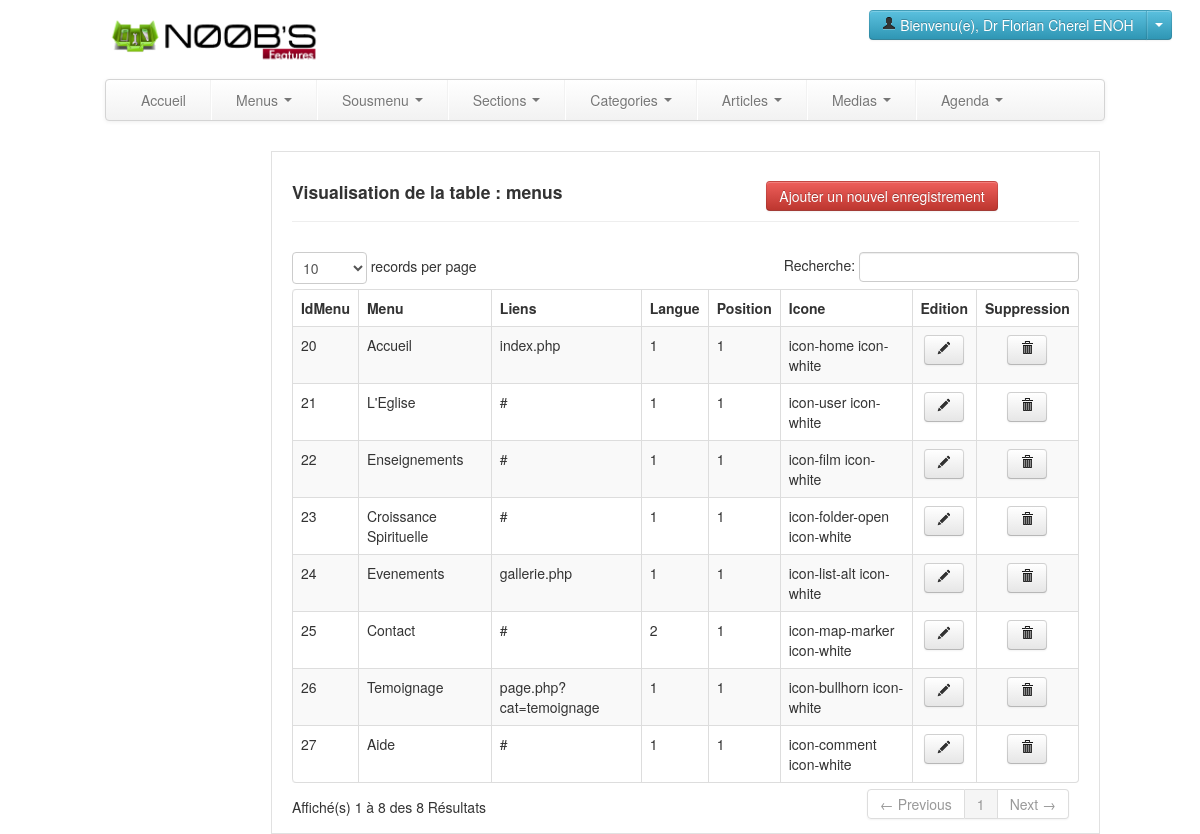
Page /myadmin/visualiseur.php?form=menus (signed in) on the committed database.
### tables this page shows
CREATE TABLE IF NOT EXISTS `menus` (
  `idMenu` int(11) NOT NULL AUTO_INCREMENT,
  `textMenu` varchar(45) DEFAULT NULL,
  `liensMenu` varchar(255) NOT NULL,
  `lang_id` int(11) NOT NULL,
  `positions_idPosition` int(11) NOT NULL,
  `icone` varchar(50) NOT NULL,
  PRIMARY KEY (`idMenu`),
  KEY `fk_menus_positions1_idx` (`positions_idPosition`)
);

### myadmin/required/class/mysql.class.php (called while the page is built, shortened)
<?php
	class MysqlConnect
	{
		public function Connecter()
		{
			if($this->connex = mysql_connect(self::SERVER,self::USER,self::PWD)){
				if($this->tb = mysql_select_db(self::DB,$this->connex)){
					return true;
				}else{
					return mysql_error();
				}
			}else{
				return mysql_error();
			}
		}
	}
?>

### myadmin/required/class/queries.class.php (called while the page is built, shortened)
<?php
	require_once('mysql.class.php');
	class GeneralsQueries extends MysqlConnect{
		public $table;
		public $valeurs;
		public $champs;
		public function Protection($donnees){
			if($this->Connecter()){
				return mysql_real_escape_string(htmlentities($donnees));
				}
		}
		public function Select(){
			if($this->Connecter()){
				$selection = "SELECT ".$this->Protection($this->champs)." FROM ".$this->Protection($this->table)."  WHERE ".$this->valeurs."";
				$reponse = mysql_query($selection) or exit($this->ErreurSQL());
				$n = mysql_num_rows($reponse);
				if($n!=0){
					$data = array();
					$i=0;
					while($datum = mysql_fetch_array($reponse)){
						$data[$i] = $datum;
						$i++;
					}
					return $data;
				}
				else return false;
			}else{
				return $this->ErreurSQL();
			}
		}
		public function SelectColumn(){
			if($this->Connecter()){
				$selection = "SHOW COLUMNS  FROM ".$this->Protection($this->table)."";
				$reponse = mysql_query($selection) or exit($this->ErreurSQL());
				$n = mysql_num_rows($reponse);
				if($n!=0){
					$data = array();
					$i=0;
					while($datum = mysql_fetch_array($reponse)){
						$data[$i] = $datum;
						$i++;
					}
					return $data;
				}
				else return false;
			}else{
				return $this->ErreurSQL();
			}
		}
	}
?>

### myadmin/include/listeur/view-menus.php (the view, shortened to what this page needs)
<div class="page-header">
				 		<h4 class="Heading4" style="display:inline-block;">Visualisation de la table : menus  </h4>
				 		<div style="margin-left:200px;display:inline-block;"><a href="formulaire.php?form=menus" class="btn btn-danger">Ajouter un nouvel enregistrement</a></div>
				 	</div>	 <?php
require_once("required/class/queries.class.php");
 $testChamp = new GeneralsQueries;
	  $action="voir";
				 $testChamp->table = "droits";
				 $testChamp->champs ="*";
		 $testChamp->valeurs="item = 'menus' AND utilisateur_id_user = '".$_SESSION['appUserId']."' ";
				 $sel = $testChamp->Select();
				 if($sel){
				 $droits = $sel[0][$action]; }
				 else{
				 $droits = 0; }
				  if($droits==0){
				 $erreur='<div id="error" class="alert alert-error">';
				 echo $erreur."Désolé ,Vous n'avez pas accès à cette ressource !</div>";
				 }else{
	 $LoadData = new GeneralsQueries;
		 $LoadData->table="menus";
		 $rslt =$LoadData->SelectColumn();
$donnees=array('idMenu-idMenu','textMenu-Menu','liensMenu-Liens','lang_id-Langue','positions_idPosition-Position','icone-Icone','edit-edition','delete-suppression');
$table='menus';
?>
<table cellpadding="0" cellspacing="0" border="0" class="table table-striped table-bordered" id="example">
<thead>
	<tr>
		 	 <?php
		 $LoadData->table=$table;
		 $rslt =$LoadData->SelectColumn();
		 $champs =$rslt[0][0].',';
		 $id =$rslt[0][0].',';
		 for($i=0; $i<sizeof($donnees); $i++)
		 {
			 $elt = explode('-',$donnees[$i]);
			 $nom = $elt[0];
			 $label = $elt[1];
			 if($nom=="edit"||$nom=="delete"||$nom=="action"){
		 ?>
		 <th style="text-align:center;"><?php echo ucfirst($label); ?></th>
		 <?php
		 }else{
		 ?>
		 <th><?php echo utf8_encode(ucfirst($label)); ?></th>
		 <?php
		 }
		 ?>
		 <?php
		 }
		 ?>
	</tr>
</thead>
<tbody>
<?php
 for($i=0; $i<sizeof($donnees); $i++){
	 $elt = explode('-',$donnees[$i]);
	 $nom = $elt[0];
	 if($nom=="edit"||$nom=="delete"||$nom=="action"){
	 }else{
	 $champs .=$nom.',';
	 }
 }
		 $champs = substr($champs, 0, -1);
		 $LoadData->champs=$champs;
		 $LoadData->table=$table;
		 $LoadData->valeurs="1";
		 $res =$LoadData->Select();
		 for($i=0;$i<sizeof($res);$i++){
		 ?>
		 <tr>
<?php
		 for($a=0;$a<sizeof($donnees);$a++)
		 {
		 $elt = explode('-',$donnees[$a]);
		 $nom = $elt[0];
		 if($nom=="edit")
		 {
?>
		 <td style="text-align:center;"><a href="<?php echo "include/forms-page/form-page-menus.php?id=".$res[$i][0].""; ?>" class="fancybox fancybox.iframe btn" title="Modifier"><i class="icon-pencil"></i></a></td>
<?php
		 }
		 elseif($nom=="delete"){
?>
		 <td style="text-align:center;"><a href="<?php echo "?form=menus&id=".$res[$i][0].""; ?>" class="dialog btn" title="Supprimer" ><i class="icon-trash"></i></a></td>
<?php
		 }
		 elseif ($nom=="action") {
?>
		 <td style="text-align:center;"><a href="<?php echo "include/forms-page/form-page-menus.php?id=".$res[$i][0].""; ?>" class="action"  class="fancybox fancybox.iframe btn" ><i class="icon-share-alt"></i></a></td>
<?php
		 }
		 elseif(in_array($id, $donnees)) {
?>
		 <td style="text-align:center;"><a href="$res[$i][0]" id="suppr"><i class="icon-trash"></i></a></td>
<?php
		 }else{
	 if(in_array($id, $donnees)){
?>
	 <td><?php echo $res[$i][$a]; ?></td>
		 <?php
		  }
		  else{
		  ?>
 <td><?php echo utf8_encode($res[$i][$a+1]); ?></td>
<?php
		 }
		 }
	 }
?>
		 </tr>
<?php
		 }
?>
	</tbody>
</table>
<?php } ?>
<?php
require_once("required/class/queries.class.php");
?>

### myadmin/css/all.css (style rules this page uses)
body { margin:0; font-size: 12px; font-family: helvetica; background: url(../pictures/bg_clear.jpg); overflow-x:hidden; }
a { outline: none; text-decoration: none; border:none; }

### rows in the picture
menus: idMenu "20", textMenu "Accueil", liensMenu "index.php", lang "1", positions_idPosition "1", icone "icon-home icon-white"
menus: idMenu "21", textMenu "L'Eglise", liensMenu "#", lang "1", positions_idPosition "1", icone "icon-user icon-white"
menus: idMenu "22", textMenu "Enseignements", liensMenu "#", lang "1", positions_idPosition "1", icone "icon-film icon-white"
menus: idMenu "23", textMenu "Croissance Spirituelle", liensMenu "#", lang "1", positions_idPosition "1", icone "icon-folder-open icon-white"
menus: idMenu "24", textMenu "Evenements", liensMenu "gallerie.php", lang "1", positions_idPosition "1", icone "icon-list-alt icon-white"
menus: idMenu "25", textMenu "Contact", liensMenu "#", lang "2", positions_idPosition "1", icone "icon-map-marker icon-white"
menus: idMenu "26", textMenu "Temoignage", liensMenu "page.php?cat=temoignage", lang "1", positions_idPosition "1", icone "icon-bullhorn icon-white"
menus: idMenu "27", textMenu "Aide", liensMenu "#", lang "1", positions_idPosition "1", icone "icon-comment icon-white"

### other values in the picture
$_SESSION['appUserName'] "Florian Cherel ENOH"
utf8_encode(ucfirst($label)) "IdMenu"
utf8_encode(ucfirst($label)) "Menu"
utf8_encode(ucfirst($label)) "Liens"
utf8_encode(ucfirst($label)) "Langue"
utf8_encode(ucfirst($label)) "Position"
utf8_encode(ucfirst($label)) "Icone"
$label "Edition"
$label "Suppression"
